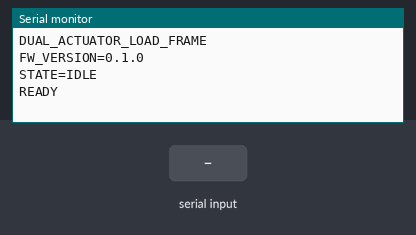
Bench run of a sketch on a simulated Arduino Uno, built with avr-gcc and run on an emulated ATmega328P. Parts: the last lines printed to the serial monitor. The inputs (shaded band) are chosen by the test bench.

Above: at 1.7 s.
1.8 s: "PING\n" received over Serial
At 2.2 s:
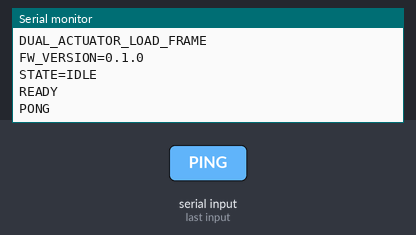
3.3 s: "1\n" received over Serial
At 4.5 s:
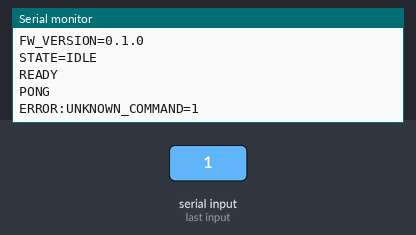

Measured:
- after the input at 1.8 s, the serial monitor: prints a new line at once (image 1)
- after the input at 3.3 s, the serial monitor: prints a new line at once (image 2)

The sketch:

load_frame_controller.ino
```cpp
#include "Communication.h"

void setup()
{
    initializeCommunication();
}

void loop()
{
    processSerialCommunication();
}
```

Communication.cpp
```cpp
#include <Arduino.h>
#include "Communication.h"
#include "Config.h"

void initializeCommunication()
{
    Serial.begin(SERIAL_BAUD_RATE);

    // Give the serial connection a moment to initialize.
    delay(500);

    Serial.println();
    Serial.println(FIRMWARE_NAME);

    Serial.print("FW_VERSION=");
    Serial.println(FIRMWARE_VERSION);

    Serial.println("STATE=IDLE");
    Serial.println("READY");
}

void processSerialCommunication()
{
    if (Serial.available() <= 0)
    {
        return;
    }

    String command = Serial.readStringUntil('\n');

    command.trim();

    if (command.length() == 0)
    {
        return;
    }

    if (command == "PING")
    {
        Serial.println("PONG");
    }
    else
    {
        Serial.print("ERROR:UNKNOWN_COMMAND=");
        Serial.println(command);
    }
}
```

Communication.h
```cpp
#pragma once

void initializeCommunication();
void processSerialCommunication();
```

Controller.cpp
```cpp

```

ForceSensor.cpp
```cpp

```

MotorController.cpp
```cpp

```

PositionSensor.cpp
```cpp

```

Safety.cpp
```cpp

```

Trajectory.cpp
```cpp

```

Config.h
```cpp
#pragma once

constexpr unsigned long SERIAL_BAUD_RATE = 115200;

constexpr char FIRMWARE_NAME[] = "DUAL_ACTUATOR_LOAD_FRAME";
constexpr char FIRMWARE_VERSION[] = "0.1.0";
```
